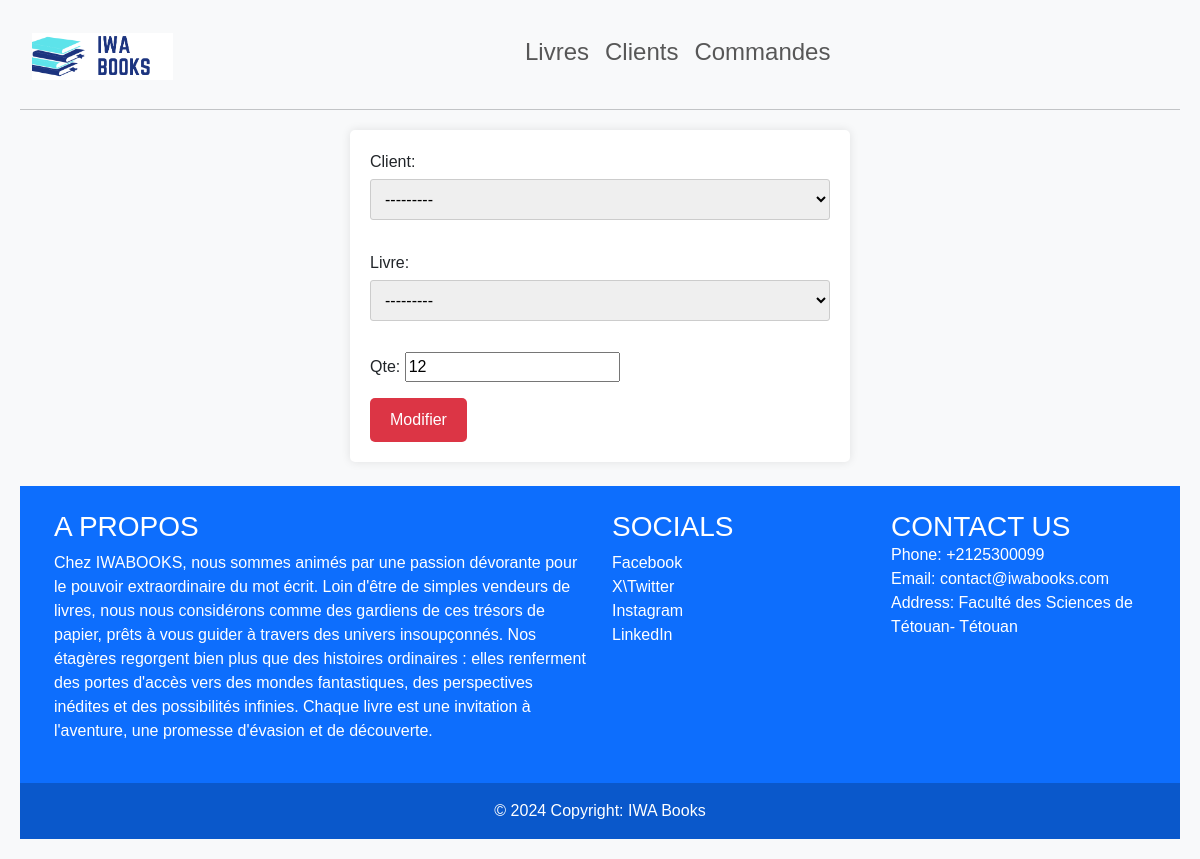
The page /commande/modifier_commande/10/ on the database its author committed.
### Commande/models.py (models this page shows)
class Commande(models.Model):
    client = models.ForeignKey(Client, on_delete=models.SET_NULL, null=True)
    livre = models.ForeignKey(Livre, on_delete=models.SET_NULL, null=True)
    dateCreation = models.DateField(auto_now_add=True)
    qte = models.IntegerField(null=True)

### Commande/views.py (the view)
# urls.py: path('modifier_commande/<int:pk>/', views.modifier_commande, name='modifier_commande'),
def modifier_commande(request, pk):
    commande = get_object_or_404(Commande, id=pk)
    if request.method == 'POST':
        form = CommandeForm(request.POST, request.FILES, instance=commande)
        if form.is_valid():
            form.save()
            return redirect('list_commandes')
    else:
        form = CommandeForm(instance=commande)
    context = {'form': form}
    return render(request, 'commande/modifier_commande.html', context)

### Commande/forms.py
class CommandeForm(ModelForm):
    class Meta:
        model = Commande
        fields = ['client', 'livre', 'qte']

### Client/models.py (called while the page is built)
    def __str__(self):
        return self.email

### Livre/models.py (called while the page is built)
    def __str__(self):
        return self.titre

### templates/commande/modifier_commande.html (shortened to what this page needs)
{% extends 'main.html'%}
{%block contenu %}
<form method="post" enctype="multipart/form-data">
    {{ form.as_p }}
    <button type="submit" class="btn btn-success">Modifier</button>
</form>
{%endblock%}

### static/css/main.css (style rules this page uses)
body { font-family: Arial, sans-serif; background-color: #f8f9fa; }
body { font-family: Arial, sans-serif; background-color: #f4f4f4; padding: 20px; }
form { background-color: #fff; padding: 20px; border-radius: 5px; box-shadow: 0 0 10px rgba(0,0,0,0.1); max-width: 500px; margin: 0 auto; }
input[type="text"], textarea, select { width: 100%; padding: 10px; margin-top: 5px; margin-bottom: 15px; border: 1px solid #ccc; border-radius: 3px; box-sizing: border-box; }
button[type="submit"] { background-color: #007bff; color: #fff; padding: 10px 20px; border: none; border-radius: 3px; cursor: pointer; }
body { font-family: Arial, sans-serif; background-color: #f8f9fa; padding: 20px; }
form { margin-top: 20px; }
button[type="submit"] { background-color: #dc3545; color: #fff; padding: 10px 20px; border: none; border-radius: 5px; cursor: pointer; }

### rows shown on the page
Commande: client "---------", livre "---------", qte "12"
